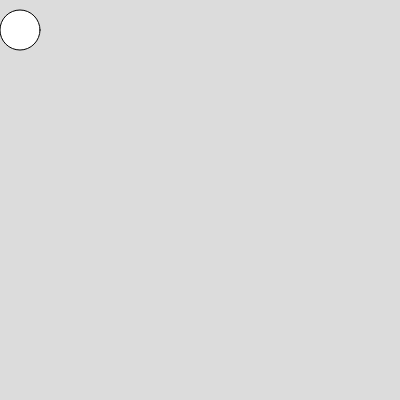
Frame 1 (no input)
Frame 60 (no input): blank canvas, image omitted
Frame 120 (the mouse pressed at the canvas centre since frame 60): blank canvas, image omitted

The p5.js sketch that drew this single still picture (run headless with seeded random() and noise() and a simulated clock; from frame 60 on, the mouse is pressed at the canvas centre):

// p5.js sketch
// ── sketch.js
var ball={
  x:20,
  y:30,
  d:40,
  xspeed:0,
yspeed:0,
color:["blue","green","red"],


};


function setup() {
  createCanvas(400, 400);
}

function draw() {
  background(220);
  circle(ball.x,ball.y,ball.d);
  fill(ball.color[1] );
  ball.xspeed=-1;
  ball.x=ball.x+ball.xspeed;
}
